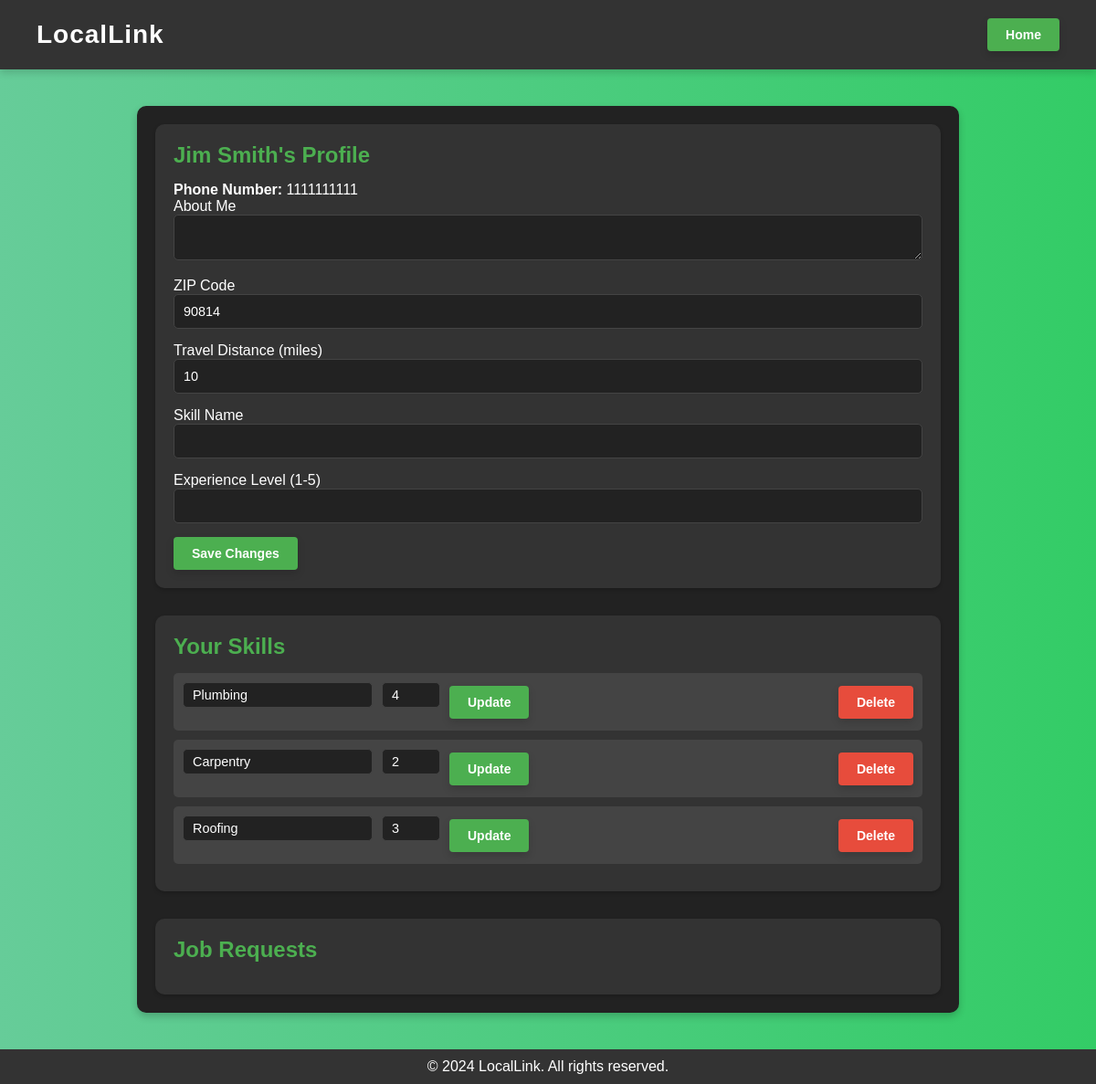
/profile/3 (signed in), run on an earlier commit of the app's database.
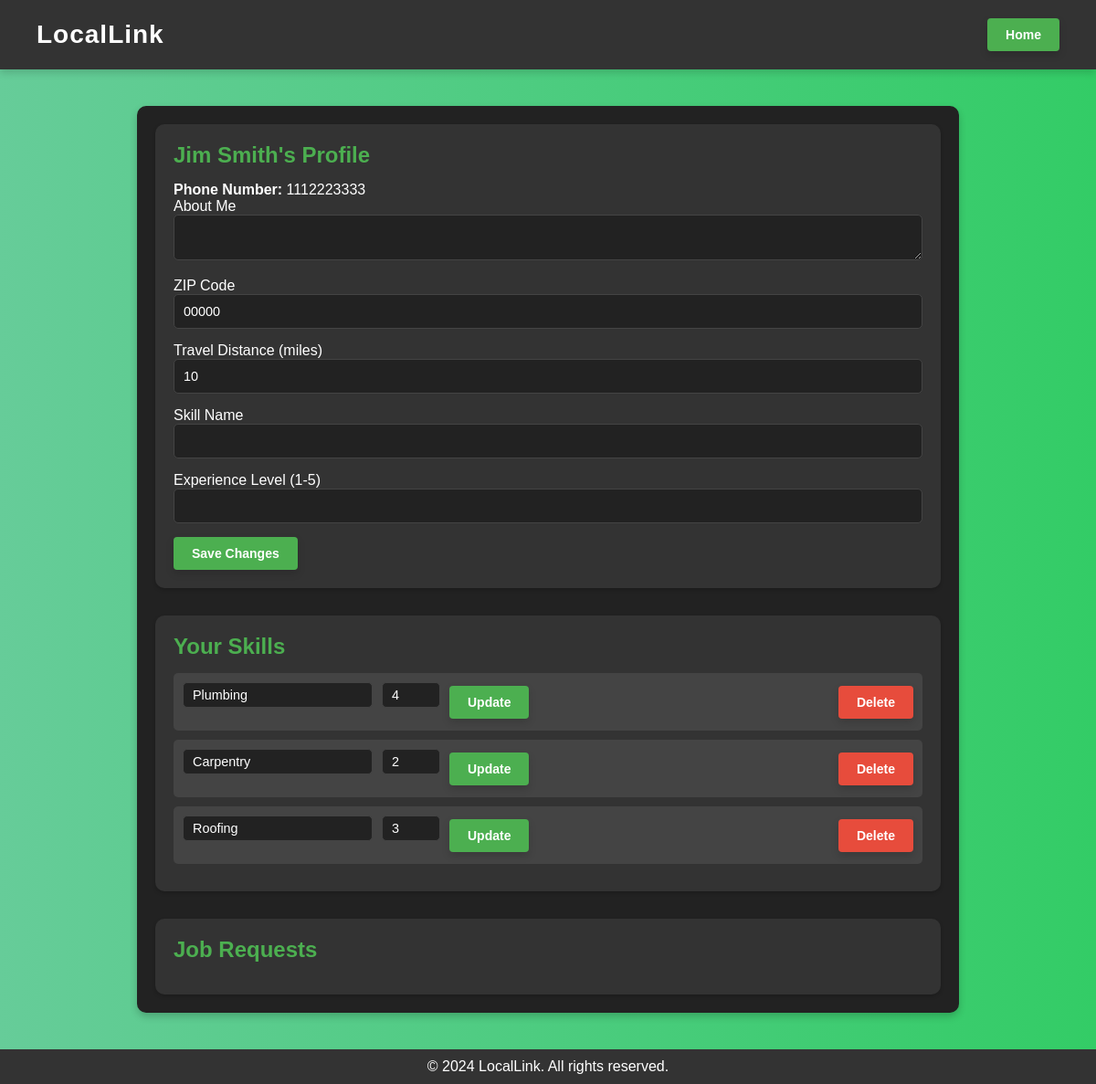
And on a later commit of the database.
### app/models/worker.py (models this page shows, shortened)
class Worker(db.Model):
    __tablename__ = 'workers'
    id = db.Column(db.Integer, primary_key=True)
    profile_picture = db.Column(db.String(200))
    name = db.Column(db.String(100), nullable=False)
    phone_number = db.Column(db.String(15), unique=True, nullable=False)
    password = db.Column(db.String(200), nullable=False)
    zip_code = db.Column(db.String(10), nullable=False)
    travel_distance = db.Column(db.Integer, nullable=False)
    user_role = db.Column(db.String(50), default='regular')
    about_me = db.Column(db.Text, nullable=True)
    job_postings = db.relationship('JobPosting', back_populates='worker')
    contracts = db.relationship('Contract', back_populates='worker')
    skills = db.relationship('Skill', back_populates='worker')  # Add this line

### app/routes/worker_routes.py (the view, shortened to what this page needs)
@worker_bp.route('/profile/<int:worker_id>', methods=['GET', 'POST'])
def worker_profile(worker_id):
    worker = Worker.query.get_or_404(worker_id)
    if session.get('worker_id') != worker_id:
        flash("You are not authorized to edit this profile.", "danger")
        return redirect(url_for('home.home'))
    form = WorkerProfileForm(obj=worker)
    worker_skills = Skill.query.filter_by(worker_id=worker_id).all()
    job_requests = JobPosting.query.filter_by(worker_id=worker_id, status='open').all()
    return render_template('worker_profile.html', worker=worker, form=form, skills=worker_skills, job_requests=job_requests)

### app/forms.py
class WorkerProfileForm(FlaskForm):
    about_me = TextAreaField('About Me', validators=[DataRequired()])
    zip_code = StringField('ZIP Code', validators=[DataRequired()])
    travel_distance = IntegerField('Travel Distance (miles)', validators=[DataRequired(), NumberRange(min=1)])
    skill_name = StringField('Skill Name')
    experience_level = IntegerField('Experience Level (1-5)', validators=[NumberRange(min=1, max=5)])
    submit = SubmitField('Save Changes')

### app/templates/worker_profile.html (shortened to what this page needs)
<!DOCTYPE html>
<html lang="en">
<head>
    <link rel="stylesheet" href="{{ url_for('static', filename='css/worker_profile.css') }}">
</head>
<body>
    <header>
        <div class="logo">
            <h1>LocalLink</h1>
        </div>
        <nav>
            <a href="{{ url_for('home.home') }}" class="button">Home</a>
        </nav>
    </header>
    <main>
        <section class="profile-card">
            <div class="worker-details">
                <h2>{{ worker.name }}'s Profile</h2>
                <p><strong>Phone Number:</strong> {{ worker.phone_number }}</p>
                <form method="POST" action="">
                    <div>
                        {{ form.about_me.label }}
                        {{ form.about_me() }}
                    </div>
                    <div>
                        {{ form.zip_code.label }}
                        {{ form.zip_code() }}
                    </div>
                    <div>
                        {{ form.travel_distance.label }}
                        {{ form.travel_distance() }}
                    </div>
                    <div>
                        {{ form.skill_name.label }}
                        {{ form.skill_name() }}
                    </div>
                    <div>
                        {{ form.experience_level.label }}
                        {{ form.experience_level() }}
                    </div>
                    <button type="submit" class="button">Save Changes</button>
                </form>
            </div>
            <div class="worker-skills">
                <h2>Your Skills</h2>
                <ul>
                    {% for skill in skills %}
                    <li>
                        <form method="POST" action="{{ url_for('worker.update_skill', skill_id=skill.id) }}" style="display: flex; gap: 10px;">
                            <input type="text" name="skill_name" value="{{ skill.skill_name }}" required>
                            <input type="number" name="experience_level" value="{{ skill.experience_level }}" min="1" max="5" required>
                            <button type="submit" class="button">Update</button>
                        </form>
                        <form method="POST" action="{{ url_for('worker.delete_skill', skill_id=skill.id) }}" style="display: inline;">
                            <button type="submit" class="button danger">Delete</button>
                        </form>
                    </li>
                    {% endfor %}
                </ul>
            </div>
            <div class="job-requests">
                <h2>Job Requests</h2>
            </div>
        </section>
    </main>
    <footer>
        <p>&copy; 2024 LocalLink. All rights reserved.</p>
    </footer>
</body>
</html>

What changed in the data, as far as the page shows it:
changed Worker "Jim Smith": phone_number "1111111111" → "1112223333"; zip_code "90814" → "00000"
